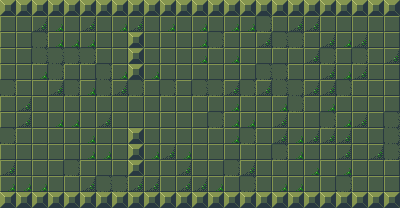

Rendered tile map (Tiled .tmx) drawn with the repository's tilesets; below, a short description and the full map source, tile grids included:
An orthogonal 25x13 tile map with 16x16 px tiles, 1 tile layer (tiles), 2 tilesets and 5 objects (2x exit).

<map version="1.0" tiledversion="1.0.3" orientation="orthogonal" renderorder="right-down" width="25" height="13" tilewidth="16" tileheight="16" nextobjectid="15">
 <tileset firstgid="1" source="basegreenbleh.tsx" />
 <tileset firstgid="17" source="bads.tsx" />
 <layer name="tiles" width="25" height="13">
  <data encoding="csv">
2,2,2,2,2,2,2,2,2,2,2,2,2,2,2,2,2,2,2,2,2,2,2,2,2,
1,1,4,3,1,4,1,3,4,1,3,1,3,1,3,3,5,1,4,4,1,1,1,1,1,
1,1,5,3,3,3,1,1,2,1,1,1,3,5,1,1,4,5,5,1,4,3,4,1,1,
1,1,5,5,5,5,1,1,2,1,1,1,3,1,3,1,1,1,1,4,5,1,5,1,4,
1,1,3,5,1,1,5,3,2,3,1,1,1,1,1,1,5,5,1,1,4,3,4,1,1,
5,1,1,4,5,3,5,4,5,1,5,1,5,5,4,5,4,5,5,4,4,5,1,1,1,
1,4,1,1,1,1,1,1,1,1,1,1,1,1,3,1,1,3,5,1,3,1,1,1,1,
1,4,1,3,3,1,4,1,1,1,1,1,1,5,3,3,1,4,1,1,5,3,4,1,5,
5,1,1,1,1,3,1,1,2,1,1,1,1,1,3,5,1,4,3,4,4,4,1,1,5,
1,1,1,1,1,3,3,1,2,3,4,3,1,1,1,1,1,5,3,1,1,4,1,4,5,
4,1,1,1,5,1,1,1,2,1,1,4,1,1,5,4,1,1,1,3,1,3,1,1,1,
3,3,3,1,1,4,5,5,4,4,1,4,4,3,1,5,1,3,3,1,1,5,1,1,1,
2,2,2,2,2,2,2,2,2,2,2,2,2,2,2,2,2,2,2,2,2,2,2,2,2
</data>
 </layer>
 <objectgroup name="bads">
  <object id="11" gid="20" x="304" y="112" width="16" height="16" />
  <object id="13" gid="17" x="176" y="48" width="16" height="16" />
  <object id="14" gid="17" x="176" y="144" width="16" height="16" />
 </objectgroup>
 <objectgroup name="exits">
  <object id="6" name="exit1" type="exit" x="0" y="16">
   <properties>
    <property name="exit" type="int" value="-1" />
    <property name="xflip" type="bool" value="true" />
   </properties>
   <polyline points="0,0 0,176" />
  </object>
  <object id="7" name="exit2" type="exit" x="400" y="16">
   <properties>
    <property name="exit" type="int" value="1" />
    <property name="xflip" type="bool" value="true" />
   </properties>
   <polyline points="0,0 0,176" />
  </object>
 </objectgroup>
</map>
